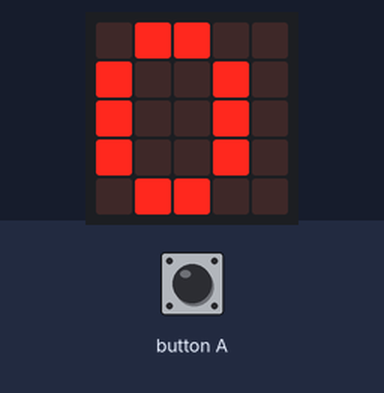
A program run on a simulated BBC micro:bit (MakeCode). On the bench: the board's 5×5 LED display.

Above: at 0.2 s.
At 2.4 s:
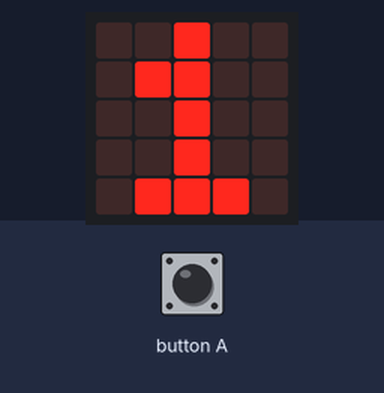

The program:

main.ts
```typescript
input.onButtonPressed(Button.A, function () {
    contador = 0
})
let contador = 0
if (true) {
    contador = 0
}
contador = 0
basic.pause(100)
basic.forever(function () {
    basic.showNumber(contador)
    contador += 1
    basic.pause(1000)
})
basic.forever(function () {
    contador += 1
    basic.showNumber(0)
    if (contador < 20) {
        contador = 0
    }
})
```

test.ts
```typescript
// aquí va el archivo "tests"; esto no se compilará cuando este paquete se utilice como una extensión.
```

Measured:
- what the display in image 0 shows lasts 2.3 s, from 0.1 s to 2.4 s
- what the display in image 1 shows lasts 0.7 s, from 2.4 s to 3.1 s
